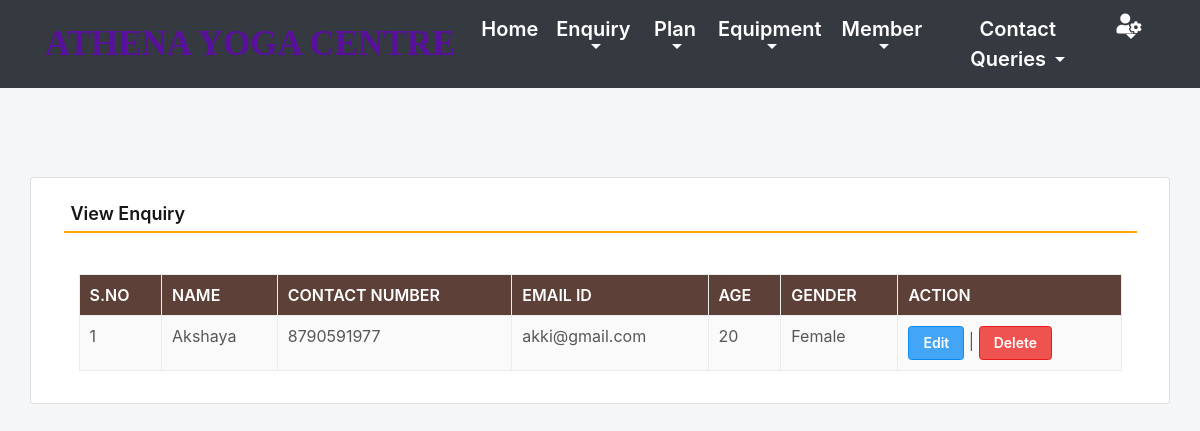
Screenshot of /viewEnquiry (signed in) with the database file from the repository.
### yoga/models.py (models this page shows, shortened)
class Enquiry(models.Model):
    name = models.CharField(max_length=150, null=True)
    mobile = models.CharField(max_length=15, null=True)
    email = models.CharField(max_length=50, null=True)
    age = models.CharField(max_length=15, null=True)
    gender = models.CharField(max_length=10, null=True)

### yoga/views.py (the view)
# urls.py: path('viewEnquiry', viewEnquiry, name='viewEnquiry'),
def viewEnquiry(request):
    if not request.user.is_authenticated:
        return redirect(admin_login)
    enquiry = Enquiry.objects.all()
    return render(request,'viewEnquiry.html', locals())

### yoga/templates/viewEnquiry.html (shortened to what this page needs)
{% include 'admin_nav.html' %}
{% load static %}
 <html lang="en" class="no-focus">
 <link rel="stylesheet" id="css-main" href="{% static 'css1/codebase.min.css' %}">
 <br><br><br><br>
	<div class="container card shadow mt-5">
		<div class="card-body">
			<h5 class="p-2" style="border-bottom: 2px solid orange">View Enquiry</h5>
             <br>
            <div class="container-fluid">
             <table id="example" class="table table-striped table-bordered" style="width:100%">
                  <thead class="text-white" style="background-color : #5d4037;">
				     <tr>
					   <th>S.No</th>
					   <th>Name</th>
					   <th>Contact Number</th>
					   <th>Email ID</th>
                       <th>Age</th>
					   <th>Gender</th>
					   <th>Action</th>
				     </tr>
			      </thead>
			       <tbody>
                     {% for i in enquiry %}
			          <tr>
                        <td>{{forloop.counter}}</td>
						<td>{{i.name}}</td>
						<td>{{i.mobile}}</td>
						<td>{{i.email}}</td>
						<td>{{i.age}}</td>
						<td>{{i.gender}}</td>
						<td><a href="{% url 'edit_Enquiry' i.id %}" class="btn btn-primary">Edit</a> |
                          <a href="{% url 'delete_Enquiry' i.id %}" class="btn btn-danger" onclick="return confirm('Are you sure to delete this Enquiry ?')">Delete</a></td>
                      </tr>
                      {% endfor %}
                   </tbody>
		        </table>
            </div>
        </div>
	</div>
        <link rel="stylesheet" href="https://use.fontawesome.com/releases/v5.6.3/css/all.css">
 </html>

### rows the page displays
Enquiry: name "Akshaya", mobile "8790591977", email "akki@gmail.com", age "20", gender "Female"
